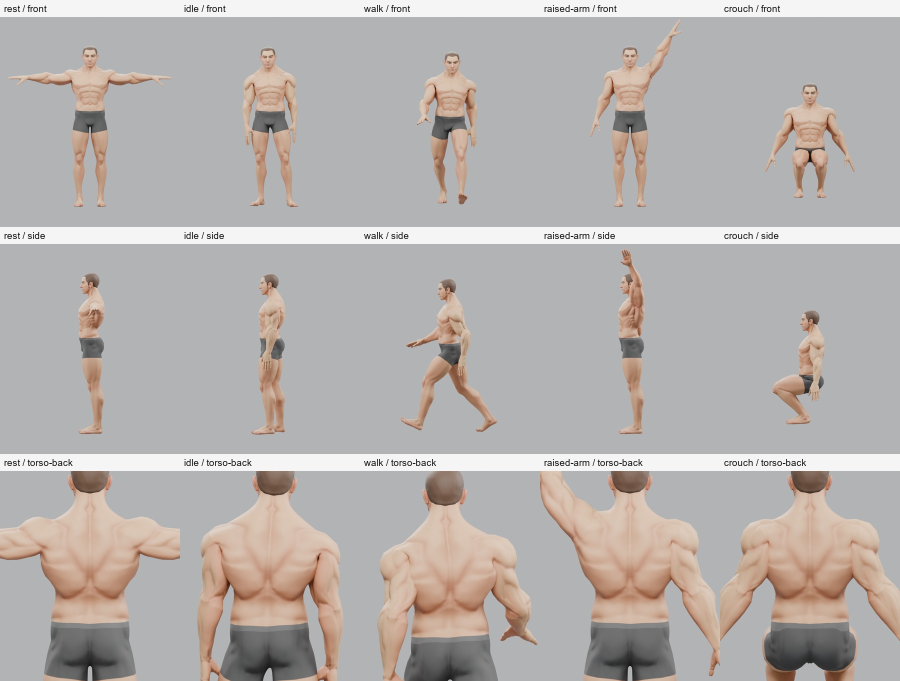
#> input picture docs/assets/authored-human-v3/combined-bare.jpg, 1800 x 1362 px, given in place of front.png, which was not available (shown at 1/2 size)
$ python authored_human_v3_evidence.py
#> lines starting #> are read from the running program, lines starting #| are printed output that depends on the picture
"""Make labelled contact sheets from actual V3 renders; no image retouching."""
import hashlib
import json
from pathlib import Path
from PIL import Image, ImageDraw, ImageFont

ROOT = Path(__file__).resolve().parents[2]
OUT = ROOT / 'test-results/authored-human-v3'
RENDERS = OUT / 'renders'
DEST = ROOT / 'docs/assets/authored-human-v3'
PACKAGE = ROOT / 'tools/blender-character/experimental/authored-human-v3'
POSES = ('rest', 'idle', 'walk', 'raised-arm', 'crouch')
CASES = ('dressed-neutral', 'combined')
FONT = ImageFont.truetype('C:/Windows/Fonts/arial.ttf', 19)
INDEX = {}


def sheet(name, cells, columns, width=360):
#> called with name = 'dressed-neutral-bare.jpg', columns = 5, width = 360
    height, label_height = round(width * 840 / 720), 34
    canvas = Image.new('RGB', (columns * width, ((len(cells) + columns - 1) // columns) * (height + label_height)), '#f5f5f5')
#> canvas: PIL image 1800x1362 RGB; every value is 245
    draw = ImageDraw.Draw(canvas)
    paths = []
    for i, (case, pose, view, label) in enumerate(cells):
        path = RENDERS / case / pose / (view + '.png')
        x, y = (i % columns) * width, (i // columns) * (height + label_height)
        with Image.open(path) as source:
#> source is the input picture: PIL image 1800x1362 RGB; mean R, G, B 182.1, 176.8, 174.2
            canvas.paste(source.convert('RGB').resize((width, height), Image.Resampling.LANCZOS), (x, y + label_height))
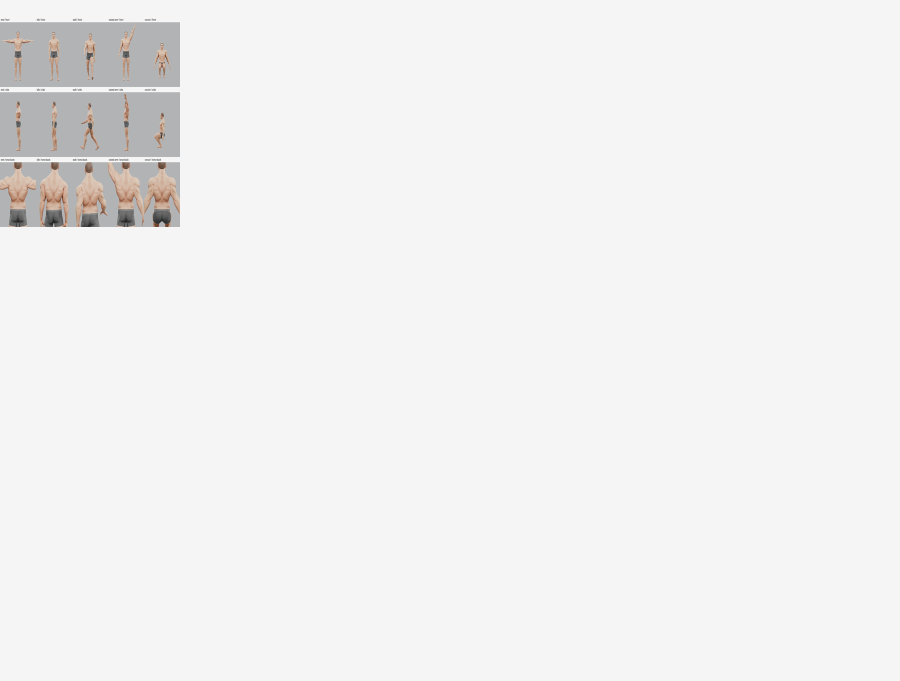
#> canvas: PIL image 1800x1362 RGB (shown at 1/2 size); mean R, G, B 241.1, 240.8, 240.6
        draw.text((x + 8, y + 6), label, font=FONT, fill='#151515')
        paths.append({'render': path.relative_to(ROOT).as_posix(), 'sha256': hashlib.sha256(path.read_bytes()).hexdigest(), 'label': label})
    canvas.save(DEST / name, quality=94)
    INDEX[name] = paths


def main():
    DEST.mkdir(parents=True, exist_ok=True)
    PACKAGE.mkdir(parents=True, exist_ok=True)
    for case in CASES:
        for bare in (True, False):
            variant = case + ('-bare' if bare else '')
            sheet(variant + '.jpg', [(variant, pose, view, f'{pose} / {view}') for view in ('front', 'side', 'torso-back') for pose in POSES], 5)
    sheet('body-stop.jpg', [(case + '-bare', pose, view, f'{case.replace("dressed-", "")} / {pose}')
        for case in CASES for pose, view in [('elbow', 'elbow-side'), ('crouch', 'knee-side')]], 2, 600)
    sheet('raise-comparison.jpg', [(case + suffix, pose, view, label)
        for case in CASES for suffix, pose, view, label in [
            ('-bare', 'raised-arm-old', 'torso-back', 'Body / old raise'),
            ('-bare', 'raised-arm', 'torso-back', 'Body / clavicle-assisted'),
            ('', 'raised-arm-old', 'torso-side', 'Tank / old raise'),
            ('', 'raised-arm', 'torso-side', 'Tank / clavicle-assisted')]], 4, 400)
    measurements = {}
    for case in CASES:
        measurements[case] = {}
        for pose in (*POSES, 'raised-arm-old', 'elbow'):
            record = json.loads((RENDERS / (case + '-bare') / pose / 'measurements.json').read_text())
            measurements[case][pose] = {'modelSha256': record['modelSha256'], 'measurements': record['measurements']}
    evidence = {'status': 'FAIL: body-deformation stop condition; garment correction not attempted',
        'inputs': json.loads((OUT / 'inputs.json').read_text()),
        'localWeightDiagnosis': json.loads((OUT / 'local-weight-diagnosis.json').read_text()),
        'roundtrip': json.loads((OUT / 'roundtrip.json').read_text()),
        'measurements': measurements, 'renders': INDEX,
        'sourceScripts': {name: hashlib.sha256((ROOT / 'tools/blender-character' / name).read_bytes()).hexdigest()
            for name in ('authored_human_v3.py', 'authored_human_v3_test.py', 'validate-authored-human-v3.mjs', 'authored_human_v3_evidence.py')}}
    (PACKAGE / 'evidence.json').write_text(json.dumps(evidence, indent=2) + '\n')
    print(json.dumps({'contactSheets': len(INDEX), 'renderReferences': sum(map(len, INDEX.values()))}))


if __name__ == '__main__':
#> (the run stopped early here; a loop or call above may not have finished)

$ run again, on docs/assets/authored-human-v3/combined.jpg
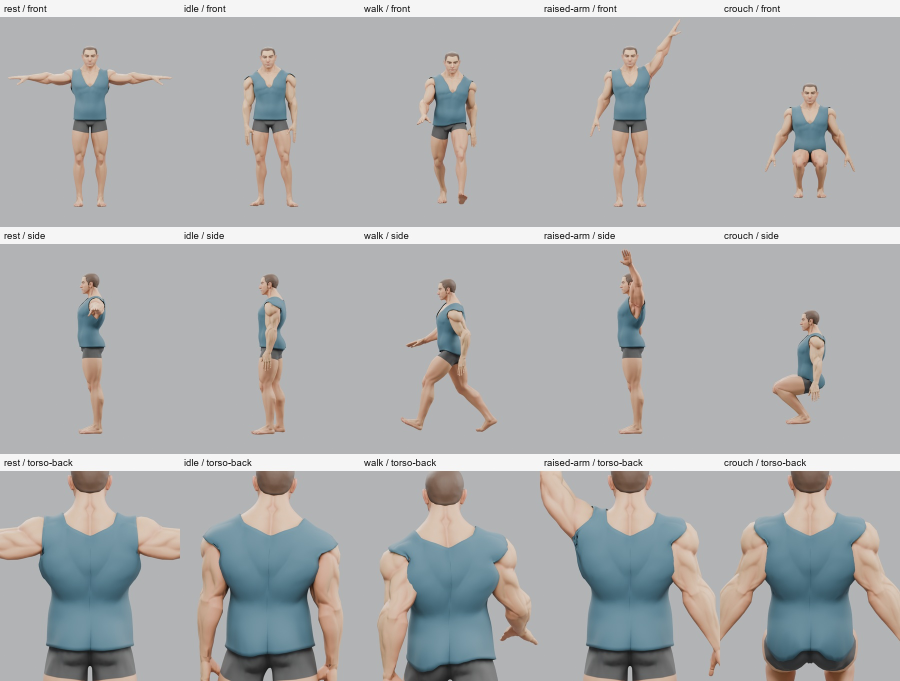
#> input picture docs/assets/authored-human-v3/combined.jpg, 1800 x 1362 px, given in place of front.png, which was not available (shown at 1/2 size)
#> in sheet, source is the input picture: PIL image 1800x1362 RGB; mean R, G, B 172.5, 173.8, 174.7
#> in sheet, `canvas.paste(source.convert('RGB').resize((width, height), Image.Resam..`:
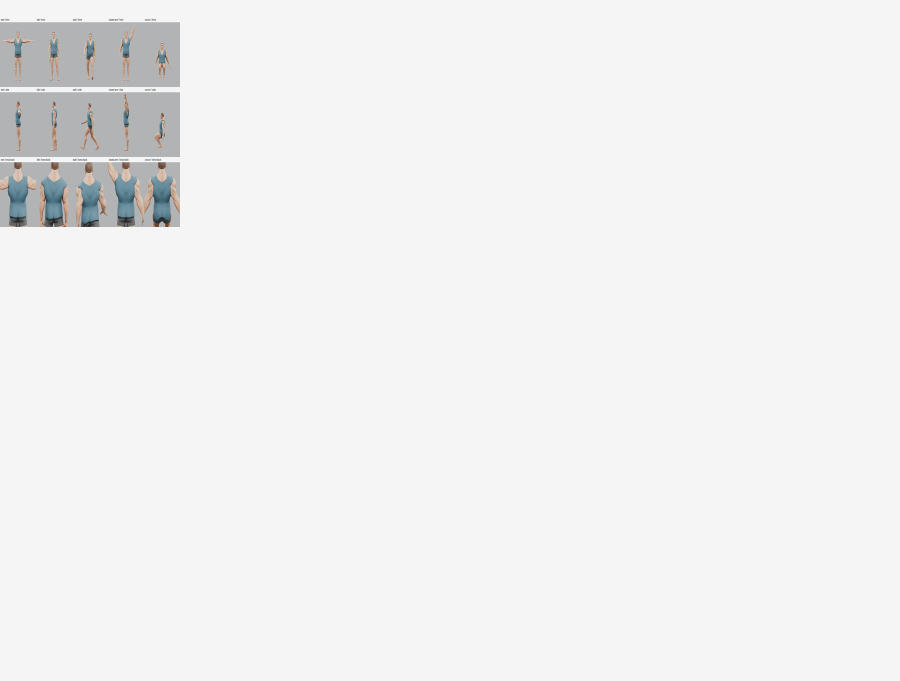
#> canvas: PIL image 1800x1362 RGB (shown at 1/2 size); mean R, G, B 240.5, 240.6, 240.7
